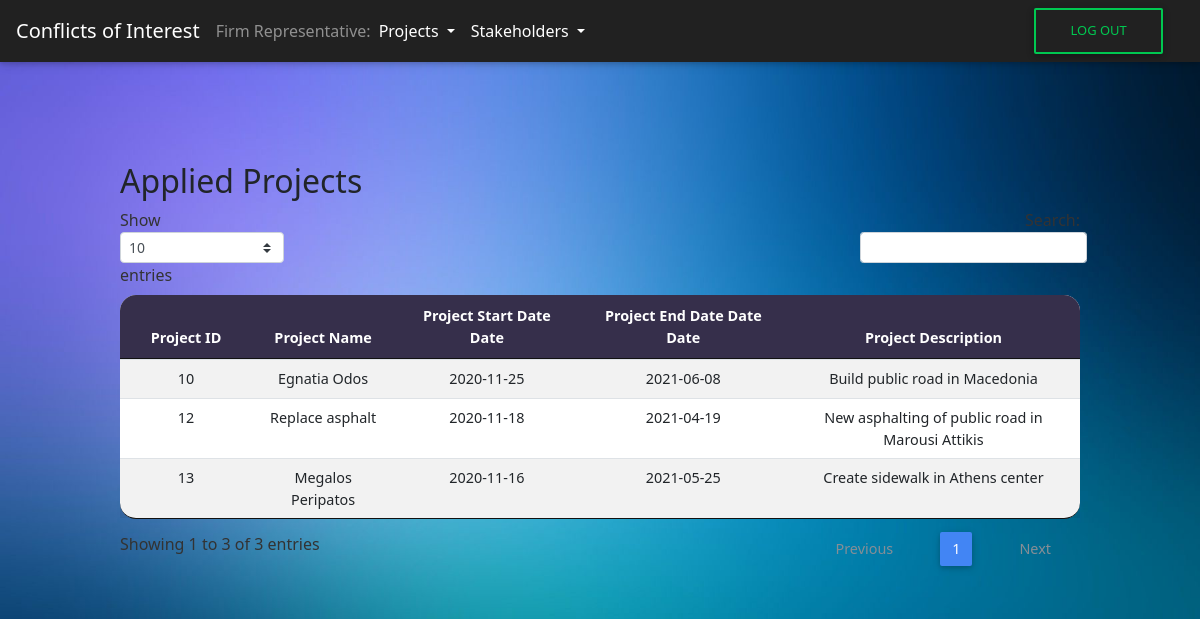
Screenshot of /CoI/applied_projects_FR.php with the database file from the repository.
### tables this page shows
CREATE TABLE `firms_projects` (
  `firm_id` int(9) NOT NULL COMMENT '9',
  `project_id` int(9) NOT NULL
);

CREATE TABLE `projects` (
  `project_id` int(12) NOT NULL,
  `project_name` varchar(255) NOT NULL,
  `project_start_date` date NOT NULL,
  `project_end_date` date NOT NULL,
  `project_desc` varchar(1000) NOT NULL
);

### CoI/applied_projects_FR.php (the view, shortened to what this page needs)
<?php
include('header.php');
include('connect.php');
?>
<nav class="navbar navbar-expand-lg navbar-dark bg-dark">
    <a class="navbar-brand" href="#">Conflicts of Interest</a>
    <span class="navbar-text">
        Firm Representative:
    </span>
    <div class="collapse navbar-collapse" id="navbarSupportedContent">
    <ul class="navbar-nav mr-auto">
            <li class="nav-item dropdown">
                <a class="nav-link dropdown-toggle" href="#" id="navbarDropdown" role="button" data-toggle="dropdown" aria-haspopup="true" aria-expanded="false">
                    Projects
                </a>
            </li>
            <li class="nav-item dropdown">
                <a class="nav-link dropdown-toggle" href="#" id="navbarDropdown" role="button" data-toggle="dropdown" aria-haspopup="true" aria-expanded="false">
                    Stakeholders
                </a>
            </li>
        </ul>
        <form class="form-inline my-2 my-lg-0" method="post" action="logout.php" id="logoutform">
            <button class="btn btn-outline-success my-2 my-sm-0" type="submit" id="logout-btn">Log Out</button>
        </form>
    </div>
</nav>
<div id="View Applied Projects" class="tabcontent">
  <div class="wrapper-table">
    <div class="page-header clearfix">
      <h2 class="pull-left">Applied Projects</h2>
    </div>
    <?php
    $sql = "SELECT * FROM firms_projects INNER JOIN projects ON firms_projects.project_id = projects.project_id WHERE firm_id = 1 ";
    if ($result = mysqli_query($conn, $sql)) {
      if (mysqli_num_rows($result) > 0) {
        echo  "<table id='firm_projects' class='table table-striped table-sm project-table' cellspacing='0' width='100%'>";
        echo "<thead>";
        echo "<tr>";
        echo "<th class='th-sm' id ='th-first' >Project ID</th>";
        echo "<th class='th-sm'>Project Name</th>";
        echo "<th class='th-sm'>Project Start Date Date</th>";
        echo "<th class='th-sm'>Project End Date Date Date</th>";
        echo "<th class='th-sm' id='th-last'>Project Description</th>";
        echo "</tr>";
        echo "</thead>";
        echo "<tbody>";
        while ($row = mysqli_fetch_array($result)) {
          echo "<tr>";
          echo "<td>" . $row['project_id'] . "</td>";
          echo "<td>" . $row['project_name'] . "</td>";
          echo "<td>" . $row['project_start_date'] . "</td>";
          echo "<td>" . $row['project_end_date'] . "</td>";
          echo "<td>" . $row['project_desc'] . "</td>";
          echo "</tr>";
        }
        echo "</table>";
      } else {
        echo "<p class='lead'><em>No records were found.</em></p>";
      }
    } else {
      echo "ERROR: Could not execute $sql. " . mysqli_error($conn);
    }
    ?>
  </div>
</div>
<?php include('footer.php') ?>
</body>
</html>

### CoI/css/style.css (style rules this page uses)
html, * { padding: 0px; margin: 0px; font-family: Segoe UI; }
body { height: 100%; font-family: Segoe UI; }
body { background-image: url("../assets/Background.png"); background-size: cover; background-repeat: no-repeat; background-attachment: fixed; }
.wrapper-table { margin-top: 100px; margin-bottom: 100px; width: 80%; margin-left: auto; margin-right: auto; }
.project-table { border-radius: 1rem; background-color: white; text-align: center; }
th { background-color: #362F4B; border-color: black; color: white; }
#th-first { border-radius: 16px 0px 0px 0px; }
#th-last { border-radius: 0px 16px 0px 0px; }
::placeholder { color: lightgray; }
#logoutform { float:right; margin-right: 15px; }

### rows the page displays
firms_projects: project.project_id "10", project.project_name "Egnatia Odos", project.project_start_date "2020-11-25", project.project_end_date "2021-06-08", project.project_desc "Build public road in Macedonia"
firms_projects: project.project_id "12", project.project_name "Replace asphalt", project.project_start_date "2020-11-18", project.project_end_date "2021-04-19", project.project_desc "New asphalting of public road in Marousi Attikis"
firms_projects: project.project_id "13", project.project_name "Megalos Peripatos", project.project_start_date "2020-11-16", project.project_end_date "2021-05-25", project.project_desc "Create sidewalk in Athens center"
